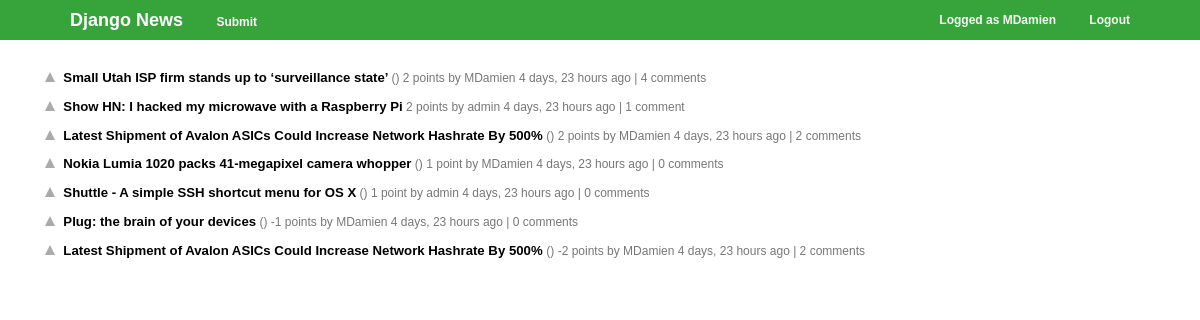
Screenshot of / (signed in) with the database file from the repository.
### posts/models.py (models this page shows, shortened)
class Post(models.Model):
    title = models.CharField(max_length=200)
    user = models.ForeignKey(User)
    date = models.DateTimeField(auto_now_add=True)
    link = models.URLField(max_length=600, blank=True)
    text = models.TextField(blank=True)
    def score(self):
        return Vote.objects.filter(post=self,upvote=True).count() - Vote.objects.filter(post=self,upvote=False).count()
    def comments_count(self):
        return Comment.objects.filter(post=self).count()
    def get_domain(self):
        return urlparse(self.link).netloc

### posts/views.py (the view)
# urls.py: url(r'^$', views.index),
def index(request):
	posts = list(Post.objects.all())
	posts.sort(key=Post.score,reverse=True)
	paginator = Paginator(posts, 50)
	page = request.GET.get('p')
	try:
		posts = paginator.page(page)
	except PageNotAnInteger:
		posts = paginator.page(1)
	except EmptyPage:
		posts = paginator.page(paginator.num_pages)
	return render(request, 'posts/index.html', {'posts': posts})

### posts/templates/posts/index.html (shortened to what this page needs)
{% extends "posts/base.html" %}
{% block content %}
{% for post in posts %}
<ol class="posts">
<li >{% include "posts/post.html" with post=post %}</li>
</ol>
{% endfor %}
{% endblock %}

### posts/templates/posts/base.html (shortened to what this page needs)
{% load staticfiles %}
<!DOCTYPE html>
<html>
<head>
  <link rel='stylesheet' href='{% static 'css/style.css' %}' type='text/css' media='screen'/>
</head>
<body>
  <div id="header-background">
    <header>
      <h2 class="logo"><a href="/">Django News</a></h2>
      <nav>
        {% if user.is_authenticated %}<a href="{% url 'posts.views.submit' %}">Submit</a>{% endif %}
        <span class="pull-right">
          {% if user.is_authenticated %}
          <a>Logged as {{user}}</a>
          <a href="{% url 'django.contrib.auth.views.logout' %}">Logout</a>
          {% else %}
          <a href="{% url 'socialauth_begin' 'github' %}">Login with GitHub</a>
          {% endif %}
        </span>
      </nav>
    </header>
  </div>
  <section id="content">
    {% block content %}{% endblock %}
  </section>
</body>
</html>

### posts/templates/posts/post.html
{% load humanize %}
<span class="post">
	<a href='{% url 'posts.views.upvote' post.pk %}' class='upvote' title='upvote' {% if not user.is_authenticated %} onclick="alert('You need to be logged to vote')" {% endif %}>vote up</a>
	{% if post.link %}
	<a class="link" href="{{ post.link }}">{{ post.title }}</a><span class="comhead"> ({{post.get_domain}}) </span>
	{% else %}
	<a class="link" href="{% url 'posts.views.details' post.pk %}">{{ post.title }}</a>
	{% endif %}
	<span class="score">
	{% with total=post.score %}
		{{ total }} point{{ total|pluralize }}
	{% endwith %}
	</span> by {{ post.user }} {{ post.date|naturaltime}}  | <a class="comments" href="{% url 'posts.views.details' post.pk %}">
	{% with total=post.comments_count %}
		{{ total }} comment{{ total|pluralize }}
	{% endwith %}</a>
</span>

### posts/static/css/style.css (style rules this page uses)
body { margin:0; font: 12px/1.4em Verdana,sans-serif; }
#header-background { background-color: rgb(55, 163, 59); margin-bottom: 30px; }
header,#content { max-width: 80rem; margin: 0px auto; }
header { height: 40px; line-height: 40px; padding-left: 70px; padding-right: 70px; clear: both; }
header h2 a { font-family: "Trebuchet MS",sans-serif; color: white; text-decoration: none; }
nav,header h2 { display: inline; margin-top:20px; }
nav a { color: rgba(255, 255, 255, 0.95); font-weight: bold; text-decoration: none; height: 100%; margin-left:30px; }
.pull-right { float: right; }
.upvote { text-indent: -999px; overflow: hidden; display: inline-block; border: 5px solid transparent; border-top: 0px; border-bottom: 10px solid #aaa; width: 0; height: 0; margin-left:5px; margin-right:5px; }
.posts li { margin-bottom: 7px; }
.posts { list-style-type: none; }
.post a { text-decoration: none; }
.post .link { color: black; font-weight: bold; font-size: 1.1em; }
.post, .post a { color: #777; }

### rows the page displays
Post: title "Small Utah ISP firm stands up to ‘surveillance state’", score "2", user "MDamien", date "4 days, 23 hours ago", comments_count "4"
Post: title "Show HN: I hacked my microwave with a Raspberry Pi", score "2", user "admin", date "4 days, 23 hours ago", comments_count "1"
Post: title "Latest Shipment of Avalon ASICs Could Increase Network Hashrate By 500%", score "2", user "MDamien", date "4 days, 23 hours ago", comments_count "2"
Post: title "Nokia Lumia 1020 packs 41-megapixel camera whopper", score "1", user "MDamien", date "4 days, 23 hours ago", comments_count "0"
Post: title "Shuttle - A simple SSH shortcut menu for OS X", score "1", user "admin", date "4 days, 23 hours ago", comments_count "0"
Post: title "Plug: the brain of your devices", score "-1", user "MDamien", date "4 days, 23 hours ago", comments_count "0"
Post: title "Latest Shipment of Avalon ASICs Could Increase Network Hashrate By 500%", score "-2", user "MDamien", date "4 days, 23 hours ago", comments_count "2"

### other values shown
{{ user }} "MDamien"
